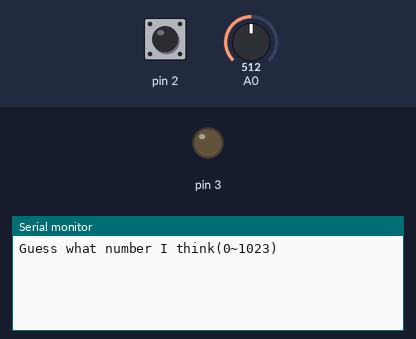
This sketch was run on a simulated Arduino Uno, built with avr-gcc and run on an emulated ATmega328P. Shown: output pins drawn as LEDs (lit = HIGH), the last lines printed to the serial monitor. The test bench sets the inputs (shaded band); at power-on: pin 2 LOW, A0 = 512. Random numbers use the default seed unless the sketch sets one.

Above: at 4.2 s.
4.3 s: pin 2 pulsed HIGH 2 times (0.12 s each, 0.3 s apart)
At 5.0 s:
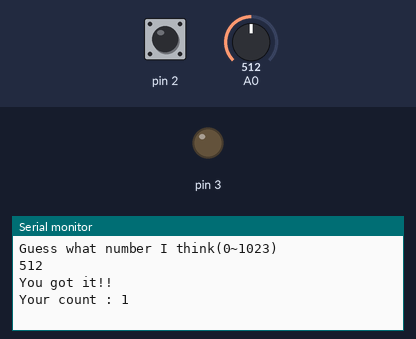
6.4 s: pin 2 pulsed HIGH 5 times (0.12 s each, 0.3 s apart)
At 8.2 s:
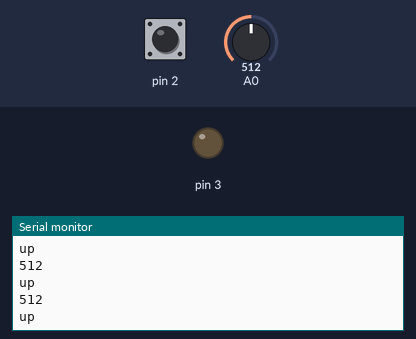

Measured:
- after the input at 4.3 s, the serial monitor: prints a new line after 0.12 s (image 1)
- after the input at 6.4 s, the serial monitor: prints a new line after 0.17 s (image 2)

The sketch:

up_down_4.ino
```cpp
int cnt = 0;

void setup() {
  Serial.begin(9600);
  pinMode(3, OUTPUT);
  pinMode(2, INPUT);
  randomSeed(analogRead(5));
  delay(3000);
}

void loop() {
  int val = random(0, 1024);
  cnt = 0;

  Serial.println("Guess what number I think(0~1023)");
  Serial.println();

  while (1) {
    while (digitalRead(2) == LOW);
    int num = guessNumber();

    if (num > val) {
      Serial.println("down");
    } else if (num < val) {
      Serial.println("up");
    } else {
      Serial.println("You got it!!");
      Serial.print("Your count : ");
      Serial.println(cnt);
      Serial.println();
      delay(2000);
      break;
    }

  }
}

int guessNumber() {
  if (digitalRead(2) == HIGH) {
    while (digitalRead(2) == HIGH);
    cnt++;
    int temp = analogRead(0);
    Serial.println(temp);
    delay(50);
    return temp;
  }
}
```
